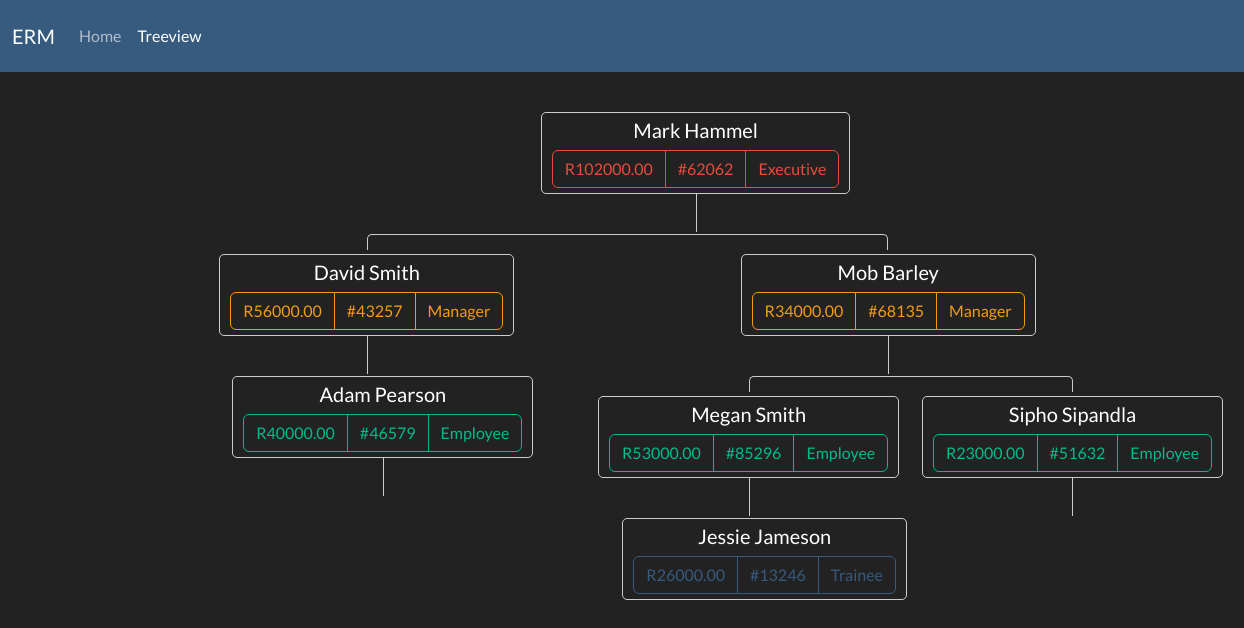
Screenshot of /treeview with the database file from the repository.
### client/models.py (models this page shows, shortened)
class EmployeeTable(models.Model):
    Name = models.CharField(max_length=250)
    Surname = models.CharField(max_length=250)
    Birth_Date = models.DateField()
    Employee_Number = models.CharField(max_length=250)
    Salary = models.BigIntegerField()
    Role_Description = models.CharField(max_length=250)
    Reporting_Line = models.CharField(max_length=250)
    Reporting_person = models.CharField(max_length=250)
    class Meta:
        ordering = ('-Salary',)

### client/views.py (the view)
# urls.py: path('treeview',views.tree_view, name='treeview'),
def tree_view(request):
    emp_table_exec = EmployeeTable.objects.filter(Reporting_Line__contains="None")
    emp_table_man = EmployeeTable.objects.filter(Reporting_Line__contains="Executive")
    emp_table_emp = EmployeeTable.objects.filter(Reporting_Line__contains="Manager")
    emp_table_train = EmployeeTable.objects.filter(Reporting_Line__contains="Employee")
    return render(request,'treeview.html',{'executives':emp_table_exec,'managers':emp_table_man, 'employees':emp_table_emp,'trainees':emp_table_train})

### client/templates/treeview.html (shortened to what this page needs)
<head>
    {% load static %}
    <link rel="stylesheet" href="{% static 'css/bootstrap.min.css' %}">
</head>
<body>
    <nav class="navbar navbar-expand-lg navbar-dark bg-primary">
        <div class="container-fluid">
          <a class="navbar-brand" href="{% url 'default' %}">ERM</a>
          <div class="collapse navbar-collapse" id="navbarColor03">
            <ul class="navbar-nav me-auto">
              <li class="nav-item">
                <a class="nav-link" href="{% url 'default' %}">Home
                </a>
              </li>
              <li class="nav-item">
                <a class="nav-link active" href="{% url 'treeview' %}">Treeview</a>
              </li>
            </ul>
          </div>
        </div>
      </nav>
      <div class="tree">
        <ul>
            {% for i in executives %}
            <li class="executive">
                <a>
                    <h5>{{ i.Name }} {{ i.Surname }}</h5>
                    <div class="btn-group" role="group" aria-label="Basic radio toggle button group">
                        <label class="btn btn-outline-danger" for="btnradio1">R{{ i.Salary }}.00</label>
                        <label class="btn btn-outline-danger" for="btnradio2">#{{ i.Employee_Number}}</label>
                        <label class="btn btn-outline-danger" for="btnradio3">{{ i.Role_Description }}</label>
                      </div>
                </a>
                <ul>
                    {% for j in managers %}
                        {% if j.Reporting_person == i.Employee_Number %}
                        <li class="manager">
                            <a>
                                <h5>{{ j.Name }} {{ j.Surname }}</h5>
                                <div class="btn-group" role="group" aria-label="Basic radio toggle button group">
                                    <label class="btn btn-outline-warning" for="btnradio1">R{{ j.Salary }}.00</label>
                                    <label class="btn btn-outline-warning" for="btnradio2">#{{ j.Employee_Number}}</label>
                                    <label class="btn btn-outline-warning" for="btnradio3">{{ j.Role_Description }}</label>
                                  </div>
                            </a>
                            <ul>
                            {% for k in employees %}
                                {% if k.Reporting_person == j.Employee_Number %}
                                <li class="employee">
                                    <a>
                                        <h5>{{ k.Name }} {{ k.Surname }}</h5>
                                        <div class="btn-group" role="group" aria-label="Basic radio toggle button group">
                                            <label class="btn btn-outline-success" for="btnradio1">R{{ k.Salary }}.00</label>
                                            <label class="btn btn-outline-success" for="btnradio2">#{{ k.Employee_Number}}</label>
                                            <label class="btn btn-outline-success" for="btnradio3">{{ k.Role_Description }}</label>
                                          </div>
                                    </a>
                                    <ul>
                                        {% for l in trainees %}
                                            {% if l.Reporting_person == k.Employee_Number %}
                                            <li class="trainee">
                                                <a>
                                                    <h5>{{ l.Name }} {{ l.Surname }}</h5>
                                                    <div class="btn-group" role="group" aria-label="Basic radio toggle button group">
                                                        <label class="btn btn-outline-primary" for="btnradio1">R{{ l.Salary }}.00</label>
                                                        <label class="btn btn-outline-primary" for="btnradio2">#{{ l.Employee_Number}}</label>
                                                        <label class="btn btn-outline-primary" for="btnradio3">{{ l.Role_Description }}</label>
                                                      </div>
                                                </a>
                                            </li>
                                            {% endif %}
                                        {% endfor %}
                                    </ul>
                                </li>
                                {% endif %}
                            {% endfor %}
                            </ul>
                        </li>
                        {% endif %}
                    {% endfor %}
                </ul>
            </li>
            {% endfor %}
        </ul>
    </div>
</body>

### rows the page displays
EmployeeTable: Name "Mark", Surname "Hammel", Salary "102000", Employee_Number "62062", Role_Description "Executive"
EmployeeTable: Name "David", Surname "Smith", Salary "56000", Employee_Number "43257", Role_Description "Manager"
EmployeeTable: Name "Adam", Surname "Pearson", Salary "40000", Employee_Number "46579", Role_Description "Employee"
EmployeeTable: Name "Mob", Surname "Barley", Salary "34000", Employee_Number "68135", Role_Description "Manager"
EmployeeTable: Name "Megan", Surname "Smith", Salary "53000", Employee_Number "85296", Role_Description "Employee"
EmployeeTable: Name "Jessie", Surname "Jameson", Salary "26000", Employee_Number "13246", Role_Description "Trainee"
EmployeeTable: Name "Sipho", Surname "Sipandla", Salary "23000", Employee_Number "51632", Role_Description "Employee"
